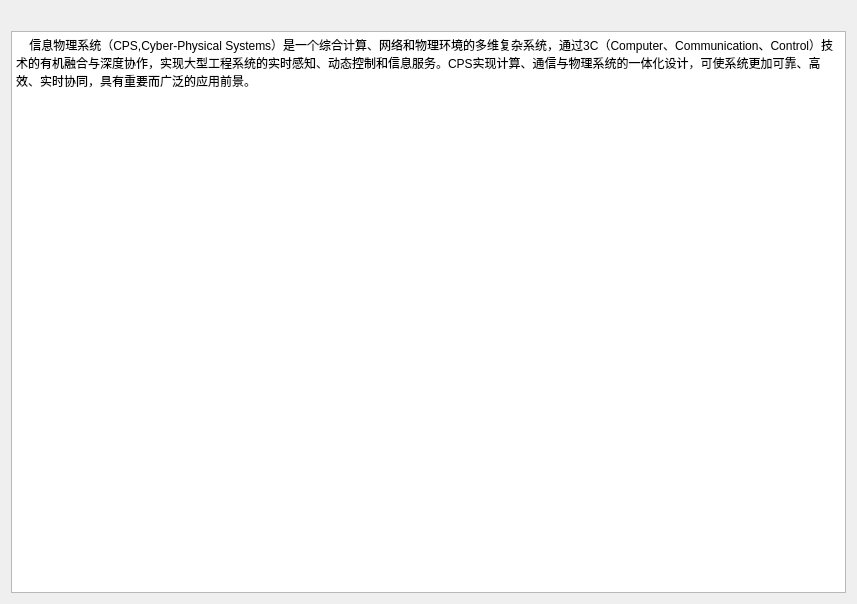
<?xml version="1.0" encoding="UTF-8"?>
<ui version="4.0">
 <class>AboutCpsUi</class>
 <widget class="QDialog" name="AboutCpsUi">
  <property name="geometry">
   <rect>
    <x>0</x>
    <y>0</y>
    <width>857</width>
    <height>604</height>
   </rect>
  </property>
  <property name="windowTitle">
   <string>Dialog</string>
  </property>
  <layout class="QVBoxLayout" name="verticalLayout">
   <item>
    <widget class="QLabel" name="label">
     <property name="text">
      <string/>
     </property>
     <property name="pixmap">
      <pixmap resource="rc.qrc">:/img/cps.png</pixmap>
     </property>
     <property name="scaledContents">
      <bool>true</bool>
     </property>
    </widget>
   </item>
   <item>
    <widget class="QPlainTextEdit" name="plainTextEdit">
     <property name="styleSheet">
      <string notr="true">font: 16pt &quot;黑体&quot;;</string>
     </property>
     <property name="plainText">
      <string>    信息物理系统（CPS,Cyber-Physical Systems）是一个综合计算、网络和物理环境的多维复杂系统，通过3C（Computer、Communication、Control）技术的有机融合与深度协作，实现大型工程系统的实时感知、动态控制和信息服务。CPS实现计算、通信与物理系统的一体化设计，可使系统更加可靠、高效、实时协同，具有重要而广泛的应用前景。</string>
     </property>
    </widget>
   </item>
  </layout>
 </widget>
 <resources>
  <include location="rc.qrc"/>
 </resources>
 <connections/>
</ui>
